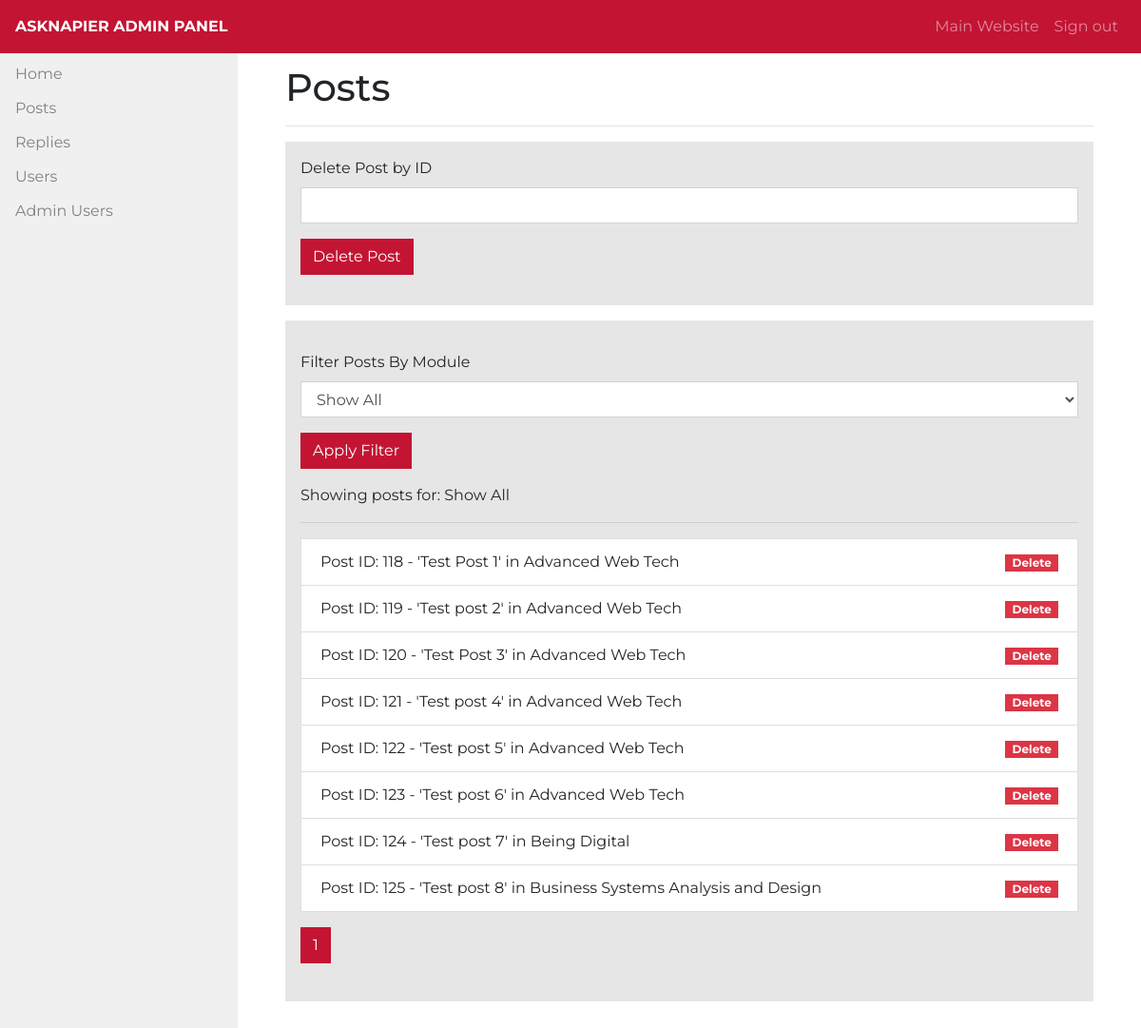
The page /admin_posts (signed in) on the database its author committed.
### app/models.py (models this page shows)
class posts(db.Model):
    id = db.Column(db.Integer, primary_key=True)
    modulename = db.Column(db.String(200), unique=True)
    title = db.Column(db.String(200))
    content = db.Column(db.String(9999))
    time = db.Column(db.String(100))

### app/routes.py (the view, shortened to what this page needs)
@app.route('/admin_posts', methods=['GET', 'POST'])
def admin_posts():
    if 'logged' in session:
        page = request.args.get('page', 1, type=int)
        filter = request.args.get('filter')
        if filter:
            filter = request.args.get('filter')
        else:
            filter = "Show All"
        if filter == "Show All":
            get_posts = posts.query.paginate(page=page, per_page=10)
        else:
            get_posts = posts.query.filter_by(modulename=filter).paginate(page=page, per_page=10)
        form = DeletePostForm()
        form2 = FilterPostForm()
        if form2.validate_on_submit():
            return redirect(url_for('admin_posts', filter=form2.filter.data))
        return render_template('admin_posts.html', posts=get_posts, form=form, form2=form2, filter=filter)
    else:
        flash('Please login to access this page.', 'danger')
        return redirect(url_for('admin_login'))

### app/forms.py
class DeletePostForm(FlaskForm):
    post_id = StringField('Delete Post by ID', validators=[DataRequired()])
    submit = SubmitField('Delete Post')

### app/templates/admin_posts.html (shortened to what this page needs)
{% extends "admin-layout.html" %}
{% block content %}
<h1 class="mt-2">Posts</h1>
<hr>
<div class="form-wrap p-3">
<form class="" name="form" action="?form=form" method="post">
  <fieldset class="form-group" style="margin: 0px;">
    <div class="form-group">
      {{ form.post_id.label(class="form-control-label") }}
      {{ form.post_id(class="form-control form-control", style="border-radius: 0px;") }}
    </div>
  </fieldset>
  <div class="form-group">
    {{ form.submit(class="btn btn-primary") }}
  </div>
</form>
</div>
<div class="form-wrap mt-3 p-3">
<form class="mt-3" name="form2" action="?form=form2" method="post">
  <fieldset class="form-group" style="margin: 0px;">
    <div class="form-group">
      {{ form2.filter.label(class="form-control-label") }}
      {{ form2.filter(class="form-control form-control", style="border-radius: 0px;") }}
    </div>
  </fieldset>
  <div class="form-group">
    {{ form2.submit(class="btn btn-primary") }}
  </div>
</form>
Showing posts for: {{ filter }}
<hr>
<ul class="list-group mt-3 mb-3">
  {% for posts in posts.items %}
  <li style="border-radius: 0px;" class="list-group-item d-flex justify-content-between align-items-center">
    Post ID: {{ posts.id }} - '{{ posts.title }}' in {{ posts.modulename }} <a href="/delete_confirm?post_id={{ posts.id }}"><span style="border-radius: 0px;" class="badge badge-danger badge-pill">Delete</span></a>
  </li>
  {% else %}
  There are no posts to display.
  {% endfor %}
</ul>
{% for page_num in posts.iter_pages(left_edge=1, right_edge=1, left_current=100, right_current=100) %}
  {% if page_num %}
    {% if posts.page == page_num %}
    <a class="btn btn-primary mb-4" href="{{ url_for('admin_posts', filter=filter, page=page_num) }}">{{ page_num }}</a>
    {% else %}
    <a class="btn btn-outline-primary mb-4" href="{{ url_for('admin_posts', filter=filter, page=page_num) }}">{{ page_num }}</a>
    {% endif %}
  {% endif %}
{% endfor %}
</div>
{% endblock content %}

### app/static/css/admin-main.css (style rules this page uses)
body { font-family: 'Montserrat', sans-serif; }
.form-wrap { background-color: #e6e6e6; }
.btn-primary { border-radius: 0px; border-color: #c31433; background-color: #c31433; }

### rows shown on the page
posts: id "118", title "Test Post 1", modulename "Advanced Web Tech"
posts: id "119", title "Test post 2", modulename "Advanced Web Tech"
posts: id "120", title "Test Post 3", modulename "Advanced Web Tech"
posts: id "121", title "Test post 4", modulename "Advanced Web Tech"
posts: id "122", title "Test post 5", modulename "Advanced Web Tech"
posts: id "123", title "Test post 6", modulename "Advanced Web Tech"
posts: id "124", title "Test post 7", modulename "Being Digital"
posts: id "125", title "Test post 8", modulename "Business Systems Analysis and Design"

### other values the page prints
{{ filter }} "Show All"
{{ page_num }} "1"
